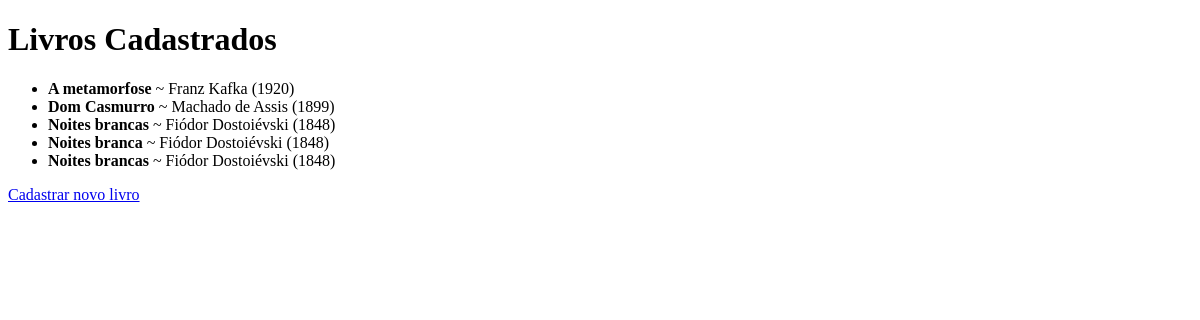
Before: / with the older database file.
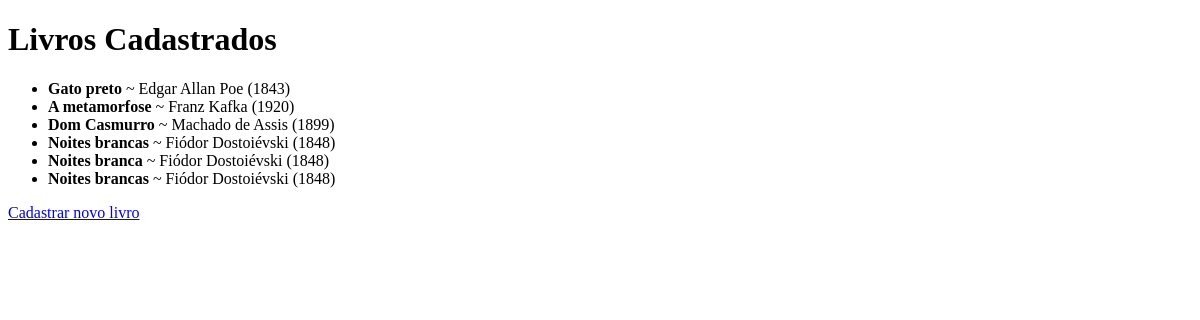
After: the same page with the newer database file.
### livros/models.py (models this page shows, shortened)
class Livro(models.Model):
    titulo = models.CharField(max_length=200)
    autor = models.CharField(max_length=100)
    ano_publicacao = models.IntegerField()
    editora = models.CharField(max_length=100)
    criado_em = models.DateTimeField(auto_now_add=True)

### livros/views.py (the view)
# urls.py: path('', views.listar_livros, name='listar_livros'), #url to show books data
def listar_livros(request): #HTML
    livros = Livro.objects.all().order_by('-criado_em')
    return render(request, 'livros/listar.html', {'livros':livros})

### livros/templates/livros/listar.html (shortened to what this page needs)
<!DOCTYPE html>
<html>
    <head>
    </head>
    <body>
        <h1>Livros Cadastrados</h1>
        <ul>
            {% for livro in livros%}
            <li><strong>{{ livro.titulo }}</strong> ~ {{ livro.autor }} ({{livro.ano_publicacao }})</li>
            {% empty %}
                <li> Nenhum livro cadastrado ainda. Que tal cadastrar algum? </li>
            {% endfor %}
        </ul>
        <a href = "{% url 'cadastrar_livro' %}" title="Ir para cadastro">Cadastrar novo livro</a>
    </body>
</html>

Changed rows visible on the page:
added Livro: titulo "Gato preto", autor "Edgar Allan Poe", ano_publicacao "1843"
